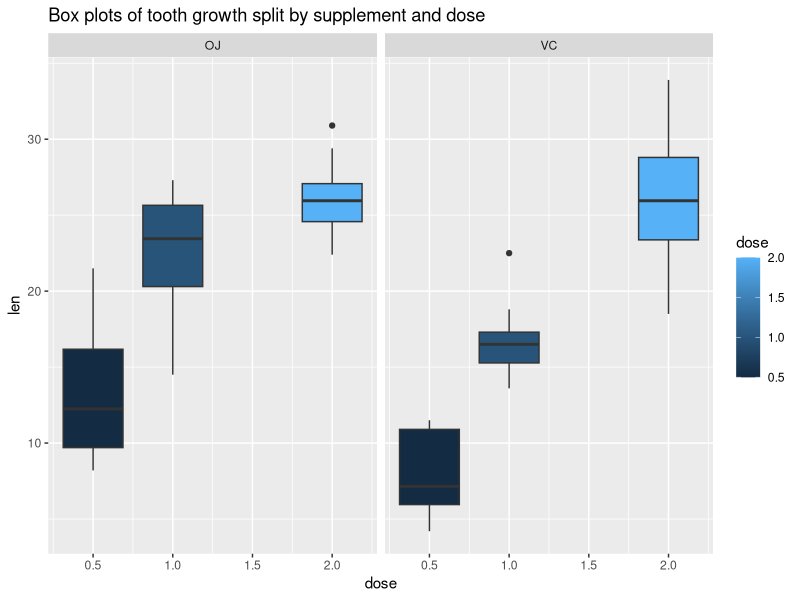

Write R code to recreate this figure.
## ---- chunk 1
knitr::opts_chunk$set(echo = FALSE)
## ---- chunk 2
data("ToothGrowth")
head(ToothGrowth, 3)
dim(ToothGrowth)
## ---- chunk 3
tg <- ToothGrowth
VClo <- tg$len[1:10]
VCmid <- tg$len[11:20]
VChi <- tg$len[21:30]
OJlo <- tg$len[31:40]
OJmid <- tg$len[41:50]
OJhi <- tg$len[51:60]
## ---- chunk 4
with(ToothGrowth,
     aggregate(len,
               list(supp, dose),
               function(x) {c(Mean = mean(x), SD = sd(x))
                       }
               )
     )
## ---- chunk 5
library(ggplot2)
plot1 <- ggplot(aes(x = dose, y = len), data = ToothGrowth)

plot1 + geom_boxplot(aes(fill = dose, group = dose)) +
        facet_wrap(~supp) +
        ggtitle("Box plots of tooth growth split by supplement and dose")
## ---- chunk 6
tg <- ToothGrowth
VClo <- tg$len[1:10]
VCmid <- tg$len[11:20]
VChi <- tg$len[21:30]
OJlo <- tg$len[31:40]
OJmid <- tg$len[41:50]
OJhi <- tg$len[51:60]
## ---- chunk 7
t.test(OJlo, OJhi, paired = FALSE, var.equal = FALSE)
## ---- chunk 8
t.test(OJmid, OJhi, paired = FALSE, var.equal = FALSE)
## ---- chunk 9
t.test(VClo, VChi, paired = FALSE, var.equal = FALSE)
## ---- chunk 10
t.test(VCmid, VChi, paired = FALSE, var.equal = FALSE)
## ---- chunk 11
t.test(OJhi, VChi, paired = FALSE, var.equal = FALSE)
